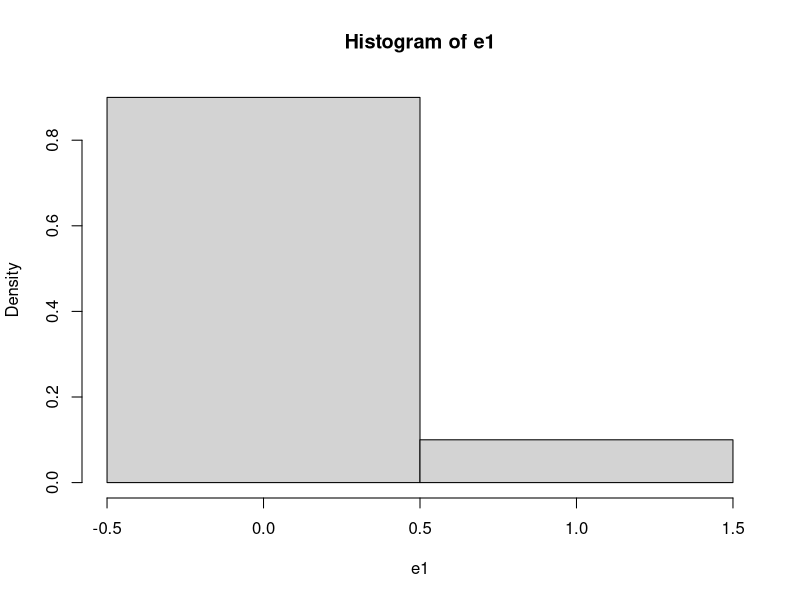
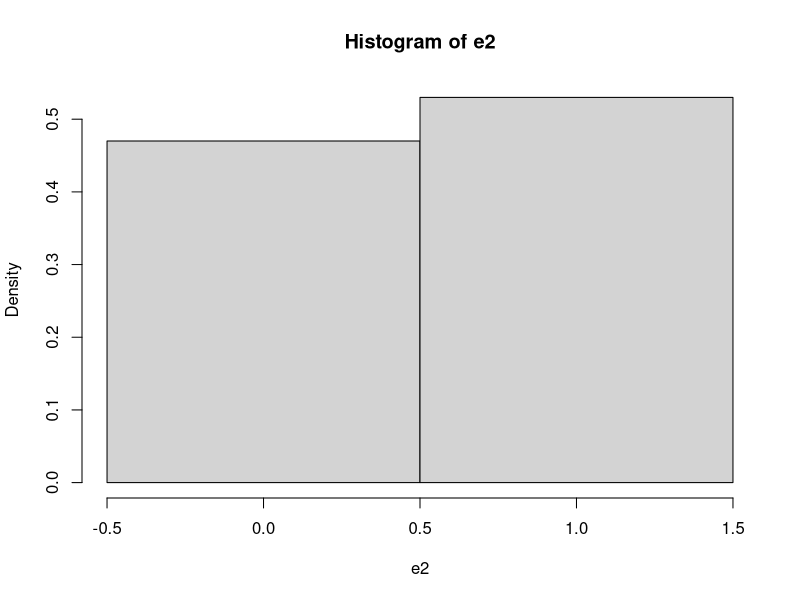
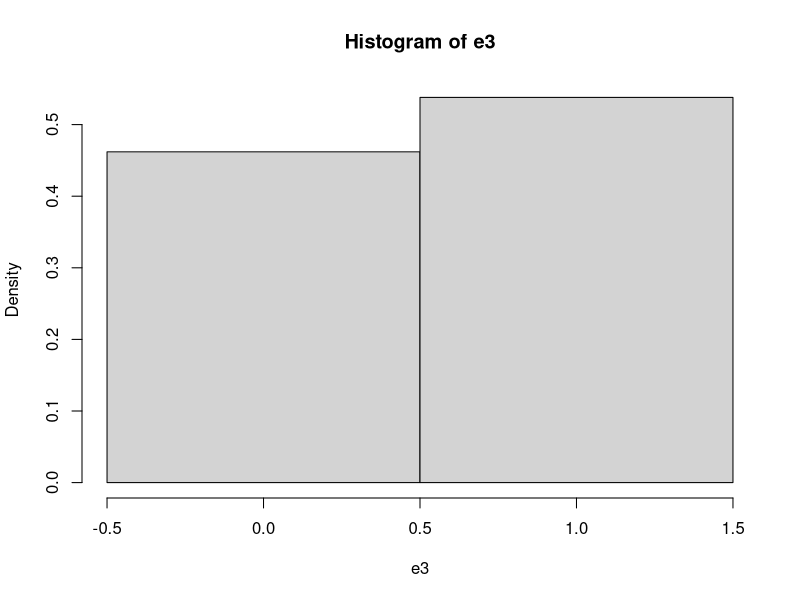

These figures' R source, in order:
## ---- chunk 1
FlipCoin <- function(n) sample(0:1, n, rep=T) 
n <- 10
e1 <- FlipCoin(n) 
e1 
## ---- chunk 2
cat("Banyaknya tail :", sum(e1==0), "dan Peluangnya :", sum(e1==0)/n,
    "\nBanyaknya head :", sum(e1==1), "dan Peluangnya :", sum(e1==1)/n)
## ---- chunk 3
hist(e1,breaks=c(-0.5, 0.5, 1.5), prob=T) 
## ---- chunk 4
#Menggunakan function sebelumnya
n <- 28 
gb <- FlipCoin(n)
gb

g = 0; b=0; B=0
for(i in 1:n){
  if(gb[i] == 1){
    g <- g+1
    b <- 0
  } else{
    b <- b+1
  }
  
  if(b==4){
    B <- B+1
    b <- 0
  }
}

cat("Banyaknya anak perempuan :", g,
    "\nBanyaknya 4 anak tanpa perempuan :", B, 
    "\nPeluangnya :", g/(g+B))
## ---- chunk 5
n <- 100
e2 <- FlipCoin(n) 
cat("Banyaknya tail :", sum(e2==0), "dan Peluangnya :", sum(e2==0)/n,
    "\nBanyaknya head :", sum(e2==1), "dan Peluangnya :", sum(e2==1)/n)
## ---- chunk 6
hist(e2, breaks=c(-0.5, 0.5, 1.5), prob=T)
## ---- chunk 7
n <- 500
e3 <- FlipCoin(n) 
cat("Banyaknya tail :", sum(e3==0), "dan Peluangnya :", sum(e3==0)/n,
    "\nBanyaknya head :", sum(e3==1), "dan Peluangnya :", sum(e3==1)/n)
## ---- chunk 8
hist(e3, breaks=c(-0.5, 0.5, 1.5), prob=T)
